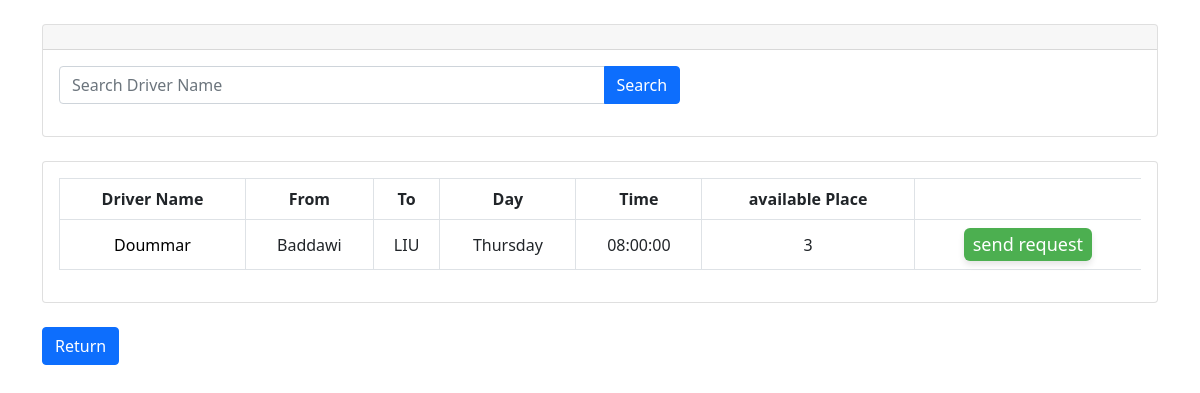
The page /showtrip/showtrip.php (signed in) on the database as committed earlier.
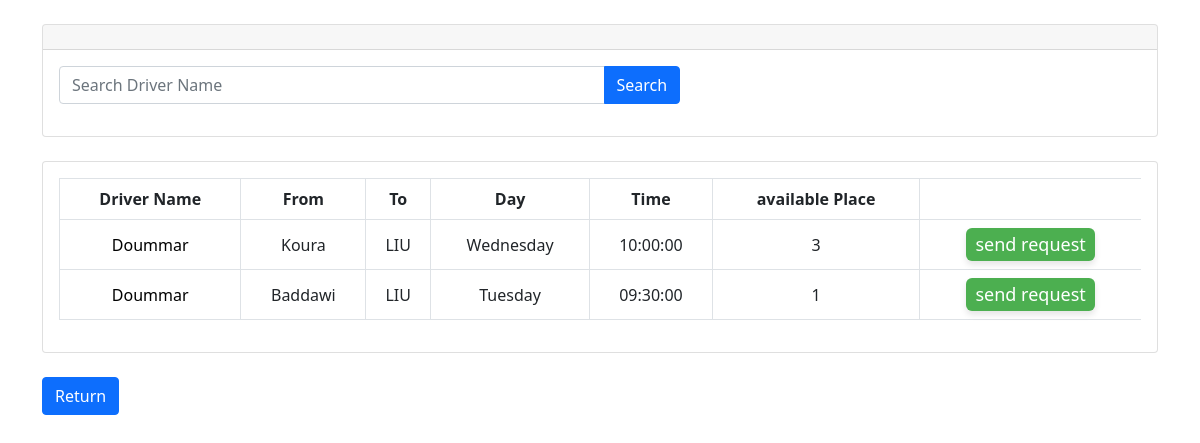
The same page on the database as committed later.
### tables this page shows
CREATE TABLE `trip` (
  `tripID` int(11) NOT NULL,
  `fromlocationID` int(11) NOT NULL,
  `toLocationID` int(11) NOT NULL,
  `time` int(11) NOT NULL,
  `dayID` int(11) NOT NULL,
  `availableNB` int(11) NOT NULL,
  `DriverID` int(11) NOT NULL
);

CREATE TABLE `user` (
  `id` int(11) NOT NULL,
  `username` varchar(30) NOT NULL,
  `gender` varchar(30) NOT NULL,
  `password` varchar(30) NOT NULL,
  `role` varchar(30) NOT NULL,
  `email` varchar(30) NOT NULL,
  `Description` varchar(500) DEFAULT NULL,
  `locationID` int(11) DEFAULT NULL
);

CREATE TABLE `location` (
  `locationID` int(11) NOT NULL,
  `locationName` varchar(30) NOT NULL
);

CREATE TABLE `days` (
  `dayID` int(11) NOT NULL,
  `day` varchar(30) NOT NULL
);

CREATE TABLE `time` (
  `timeId` int(11) NOT NULL,
  `time` time NOT NULL
);

### showtrip/getAlltrip.php (called while the page is built, shortened)
<?php
require('../connection.php');
$id = $_SESSION['id'];
$getAllAvailableTrips = "SELECT
    t.tripID,
    l1.locationName AS fromLocation,
    l2.locationName AS toLocation,
    u.username AS driverName,
    d.day,
    ti.time,
    t.availableNB,
    t.DriverID
FROM
    trip t
JOIN location l1 ON t.fromlocationID = l1.locationID
JOIN location l2 ON t.toLocationID = l2.locationID
JOIN user u ON t.DriverID = u.id
JOIN days d ON t.dayID = d.dayID
JOIN time ti ON t.time = ti.timeId
WHERE
    t.availableNB > 0
    AND NOT EXISTS (
        SELECT 1
        FROM reservetrip rt
        WHERE rt.tripID = t.tripID AND rt.studentID = $id
    )
Order By driverName ASC
";
$getTripResult = mysqli_query($conn , $getAllAvailableTrips);
?>

### showtrip/showtrip.php (the view, shortened to what this page needs)
<?php
require("../connection.php");
?>
<!DOCTYPE html>
<html lang="en">
<head>
    <link href="https://cdn.jsdelivr.net/npm/bootstrap@5.0.0-beta1/dist/css/bootstrap.min.css" rel="stylesheet">
    <link rel="stylesheet" href="./showTripStyle.css">
</head>
<body>
    <div class="container">
        <div class="row">
            <div class="col-md-12">
                <div class="card mt-4">
                    <div class="card-header">
                    </div>
                    <div class="card-body">
                        <div class="row">
                            <div class="col-md-7">
                                <form action="" method="post">
                                    <div class="input-group mb-3">
                                        <input type="text" name="dname"  class="form-control" placeholder="Search Driver Name">
                                        <button type="submit" class="btn btn-primary" name=search>Search</button>
                                    </div>
                                </form>
                            </div>
                        </div>
                    </div>
                </div>
            </div>
            <div class="col-md-12">
                <div class="card mt-4">
                    <div class="card-body">
                        <table class="table table-bordered">
                            <thead>
                                <tr>
                                    <th>Driver Name</th>
                                    <th>From</th>
                                    <th>To</th>
                                    <th>Day</th>
                                    <th>Time</th>
                                    <th>available Place</th>
                                </tr>
                            </thead>
                            <tbody>
                                <?php
                                if(isset($_POST['search'])){
                                require("./fliterTrip.php");
                                }else{
                                    require("./getAlltrip.php");
                                }
                                    while ($row = mysqli_fetch_array($getTripResult)) {
                                        echo "<tr>";
                                        echo "<td><a href=../profile2/profile2.php?userid=".$row['DriverID']." class=profileLink>".$row['driverName']."</a></td>";
                                        echo "<td>".$row['fromLocation']."</td>";
                                        echo "<td>".$row['toLocation']."</td>";
                                        echo "<td>".$row['day']."</td>";
                                        echo "<td>".$row['time']."</td>";
                                        echo "<td>".$row['availableNB']."</td>";
                                        echo "<td class = link><a href='sendRequest.php?tripID=".$row['tripID']."'><button class=but>send request</button></a></td>";
                                        echo "</tr>";
                                    }
                                ?>
                            </tbody>
                        </table>
                    </div>
                </div>
            </div>
        </div>
        <br>
        <a href="../studentPages/profileStudent.php"><button class="btn btn-primary">Return</button></a>
    </div>
</body>
</html>

Rows that differ between the two databases and show on the page:
removed trip: DriverID.username "Doummar", fromlocationID.locationName "Baddawi", toLocationID.locationName "LIU", dayID.day "Thursday", time.time "08:00:00", availableNB "3"
added trip: DriverID.username "Doummar", fromlocationID.locationName "Koura", toLocationID.locationName "LIU", dayID.day "Wednesday", time.time "10:00:00", availableNB "3"
added trip: DriverID.username "Doummar", fromlocationID.locationName "Baddawi", toLocationID.locationName "LIU", dayID.day "Tuesday", time.time "09:30:00", availableNB "1"
